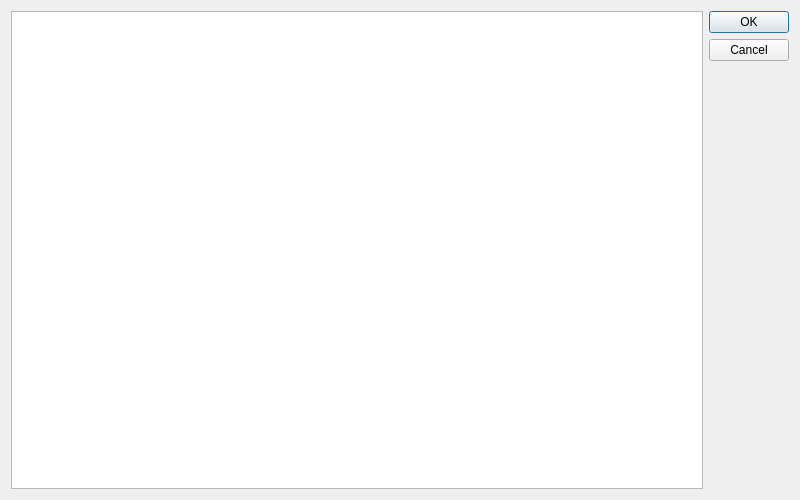
<?xml version="1.0" encoding="UTF-8"?>
<ui version="4.0">
 <class>SetFlags</class>
 <widget class="QDialog" name="SetFlags">
  <property name="geometry">
   <rect>
    <x>0</x>
    <y>0</y>
    <width>800</width>
    <height>500</height>
   </rect>
  </property>
  <property name="windowTitle">
   <string>Set Flags</string>
  </property>
  <layout class="QHBoxLayout" name="horizontalLayout">
   <item>
    <widget class="QListWidget" name="lw_AvailableFlags"/>
   </item>
   <item>
    <widget class="QDialogButtonBox" name="buttonBox">
     <property name="orientation">
      <enum>Qt::Orientation::Vertical</enum>
     </property>
     <property name="standardButtons">
      <set>QDialogButtonBox::StandardButton::Cancel|QDialogButtonBox::StandardButton::Ok</set>
     </property>
    </widget>
   </item>
  </layout>
 </widget>
 <resources/>
 <connections>
  <connection>
   <sender>buttonBox</sender>
   <signal>accepted()</signal>
   <receiver>SetFlags</receiver>
   <slot>accept()</slot>
   <hints>
    <hint type="sourcelabel">
     <x>248</x>
     <y>254</y>
    </hint>
    <hint type="destinationlabel">
     <x>157</x>
     <y>274</y>
    </hint>
   </hints>
  </connection>
  <connection>
   <sender>buttonBox</sender>
   <signal>rejected()</signal>
   <receiver>SetFlags</receiver>
   <slot>reject()</slot>
   <hints>
    <hint type="sourcelabel">
     <x>316</x>
     <y>260</y>
    </hint>
    <hint type="destinationlabel">
     <x>286</x>
     <y>274</y>
    </hint>
   </hints>
  </connection>
 </connections>
</ui>
